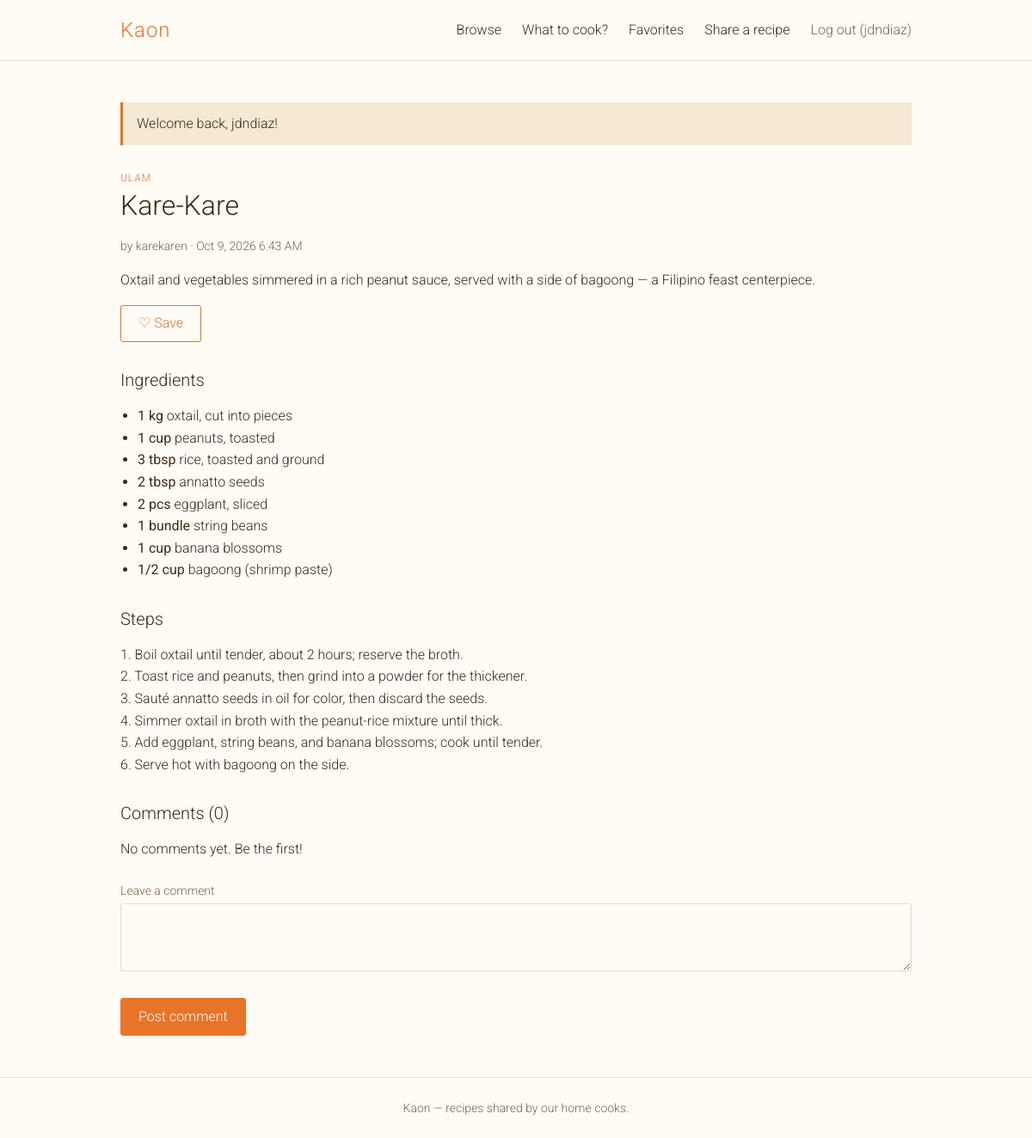
The app's page /recipe.php?id=22 (signed in) with its own data.
### tables this page shows
CREATE TABLE `recipes` (
  `id` int(10) UNSIGNED NOT NULL,
  `user_id` int(10) UNSIGNED NOT NULL,
  `category_id` int(10) UNSIGNED NOT NULL,
  `title` varchar(150) NOT NULL,
  `description` varchar(500) NOT NULL,
  `steps` text NOT NULL,
  `created_at` timestamp NOT NULL DEFAULT current_timestamp(),
  `updated_at` timestamp NULL DEFAULT NULL
);

CREATE TABLE `categories` (
  `id` int(10) UNSIGNED NOT NULL,
  `name` varchar(50) NOT NULL
);

CREATE TABLE `users` (
  `id` int(10) UNSIGNED NOT NULL,
  `username` varchar(50) NOT NULL,
  `email` varchar(100) NOT NULL,
  `password_hash` varchar(255) NOT NULL,
  `created_at` timestamp NOT NULL DEFAULT current_timestamp()
);

CREATE TABLE `ingredients` (
  `id` int(10) UNSIGNED NOT NULL,
  `recipe_id` int(10) UNSIGNED NOT NULL,
  `amount` varchar(10) NOT NULL DEFAULT '',
  `unit` varchar(10) NOT NULL DEFAULT '',
  `name` varchar(100) NOT NULL
);

### includes/init.php (called while the page is built, shortened)
<?php
require_once __DIR__ . '/db.php';
require_once __DIR__ . '/helpers.php';
require_once __DIR__ . '/layout.php';
spl_autoload_register(function (string $class): void {
    $file = __DIR__ . '/../src/' . $class . '.php';
});

### includes/db.php (called while the page is built, shortened)
<?php
function db(): PDO
{
    static $pdo = null;
    if ($pdo === null) {
        $pdo = new PDO(
            'mysql:host=' . DB_HOST . ';dbname=' . DB_NAME . ';charset=utf8mb4',
            DB_USER,
            DB_PASS,
            [
                PDO::ATTR_ERRMODE            => PDO::ERRMODE_EXCEPTION,
                PDO::ATTR_DEFAULT_FETCH_MODE => PDO::FETCH_ASSOC,
                PDO::ATTR_EMULATE_PREPARES   => false,
                PDO::MYSQL_ATTR_FOUND_ROWS   => true,
                PDO::MYSQL_ATTR_INIT_COMMAND => "SET time_zone = '+08:00'",
            ]
        );
    }
    return $pdo;
}

### src/Auth.php (called while the page is built, shortened)
<?php
final class Auth
{
    public static function check(): bool
    {
        return isset($_SESSION['user_id']);
    }
    public static function require(): int
    {
        return (int) $_SESSION['user_id'];
    }
}

### src/Recipe.php (called while the page is built, shortened)
<?php
final class Recipe
{
    public function find(int $id, int $viewerId = 0): ?array
    {
        $stmt = $this->db->prepare('
            SELECT r.id, r.user_id, r.category_id, r.title, r.description, r.steps,
                   r.created_at, r.updated_at, u.username, c.name AS category,
                   EXISTS (SELECT 1 FROM favorites f WHERE f.recipe_id = r.id AND f.user_id = :viewer) AS is_fav
            FROM recipes r
            JOIN users u      ON u.id = r.user_id
            JOIN categories c ON c.id = r.category_id
            WHERE r.id = :id');
        $stmt->execute(['viewer' => $viewerId, 'id' => $id]);
        return $stmt->fetch() ?: null;
    }
    public function ingredients(int $recipeId): array
    {
        $stmt = $this->db->prepare('SELECT amount, unit, name FROM ingredients WHERE recipe_id = :id ORDER BY id');
        $stmt->execute(['id' => $recipeId]);
        return $stmt->fetchAll();
    }
}

### includes/helpers.php (called while the page is built, shortened)
<?php
function e(?string $value): string
{
    return htmlspecialchars((string) $value, ENT_QUOTES | ENT_SUBSTITUTE, 'UTF-8');
}
function format_date(string $timestamp): string
{
    return date('M j, Y g:i A', strtotime($timestamp));
}
function format_amount(string $amount, string $unit): string
{
    $value   = Validator::quantityValue($amount);
    return $amount . ' ' . $unit;
}

### src/Validator.php (called while the page is built, shortened)
<?php
final class Validator
{
    public static function quantityValue(string $amount): ?float
    {
        if (preg_match('/^\d+(\.\d{1,2})?$/', $amount)) {
            $value = (float) $amount;
        } elseif (preg_match('/^(?:(\d+) )?(\d+)\/(\d+)$/', $amount, $m) && (int) $m[3] > 0) {
            $value = (int) $m[1] + (int) $m[2] / (int) $m[3];
        } else {
            return null;
        }
        return $value > 0 ? $value : null;
    }
}

### src/Comment.php (called while the page is built, shortened)
<?php
final class Comment
{
    public function forRecipe(int $recipeId): array
    {
        $stmt = $this->db->prepare('
            SELECT c.id, c.user_id, c.body, c.created_at, c.updated_at, u.username
            FROM comments c
            JOIN users u ON u.id = c.user_id
            WHERE c.recipe_id = :recipe
            ORDER BY c.created_at ASC, c.id ASC');
        $stmt->execute(['recipe' => $recipeId]);
        return $stmt->fetchAll();
    }
}

### recipe.php (the view, shortened to what this page needs)
<?php
require __DIR__ . '/includes/init.php';
$userId   = Auth::require();
$recipes  = new Recipe(db());
$comments = new Comment(db());
$id = (int) ($_GET['id'] ?? 0);
$r  = $recipes->find($id, $userId);
$recipeUrl = 'recipe.php?id=' . $id;
$body       = '';
$ingredients = $recipes->ingredients($id);
$commentList = $comments->forRecipe($id);
?>
<article class="recipe" id="recipe-<?= $id ?>">
    <span class="badge"><?= e($r['category']) ?></span>
    <h1><?= e($r['title']) ?></h1>
    <p class="meta">
        by <?= e($r['username']) ?> &middot; <?= e(format_date($r['created_at'])) ?>
    </p>
    <p><?= e($r['description']) ?></p>
    <div class="actions">
    </div>
    <h2 class="section-title">Ingredients</h2>
    <ul>
        <?php foreach ($ingredients as $row): ?>
            <li>
                <?php if ($row['amount'] !== ''): ?><strong class="amount"><?= e(format_amount($row['amount'], $row['unit'])) ?></strong><?php endif; ?>
                <?= e($row['name']) ?>
            </li>
        <?php endforeach; ?>
    </ul>
    <h2 class="section-title">Steps</h2>
    <p><?= nl2br(e($r['steps'])) ?></p>
</article>
<section id="comments">
    <h2 class="section-title">Comments (<?= count($commentList) ?>)</h2>
    <?php if (!$commentList): ?>
        <p>No comments yet. Be the first!</p>
    <?php endif; ?>
    <form method="post" action="<?= e($recipeUrl) ?>" class="comment-form">
        <label for="body">Leave a comment</label>
        <textarea id="body" name="body" rows="3" required minlength="2" maxlength="1000"><?= e($body) ?></textarea>
        <button type="submit" class="btn">Post comment</button>
    </form>
</section>

### assets/css/style.css (style rules this page uses)
:root { --cream: #fffbf5; --cream-dark: #f5e9d3; --orange: #e8742a; --orange-dark: #c95e18; --ink: #3a2a1c; --ink-soft: #7a6652; --line: #ecdcc0; }
* { box-sizing: border-box; }
html, body, button, input, select, textarea { font-family: 'Roboto', sans-serif; font-weight: 300; }
body { margin: 0; background: var(--cream); color: var(--ink); font-size: 16px; line-height: 1.6; min-height: 100vh; display: flex; flex-direction: column; }
h1, h2, h3 { font-weight: 300; line-height: 1.25; margin: 0 0 1rem; }
h1 { font-size: 2rem; }
p { margin: 0 0 1rem; }
label { display: block; margin: 1rem 0 0.25rem; font-size: 0.875rem; color: var(--ink-soft); }
input[type=text], input[type=email], input[type=password], input[type=search], input[type=number], select, textarea { width: 100%; padding: 0.6rem 0.75rem; background: var(--cream); border: 1px solid var(--line); border-radius: 3px; color: var(--ink); font-size: 1rem; }
.btn { display: inline-block; margin: 0; padding: 0.6rem 1.25rem; line-height: 1.4; text-align: center; background: var(--orange); border: 1px solid var(--orange); border-radius: 3px; color: #fff; font-size: 1rem; cursor: pointer; }
.form-card .btn, .comment-form .btn { margin-top: 1.5rem; }
.badge { font-size: 0.75rem; letter-spacing: 0.08em; text-transform: uppercase; color: var(--orange); }
.meta, .edited { font-size: 0.875rem; color: var(--ink-soft); }
textarea { resize: vertical; }
.section-title { font-size: 1.25rem; margin-top: 2rem; }
.actions { display: flex; flex-wrap: wrap; align-items: center; gap: 0.5rem; margin: 1rem 0; }
.amount { font-weight: 400; }
.recipe ul { padding-left: 1.25rem; margin: 0; }
.comment-form { margin-top: 1.5rem; }

### records on screen
recipes: category.name "ULAM", title "Kare-Kare", user.username "karekaren", created_at "Oct 9, 2026 6:43 AM", description "Oxtail and vegetables simmered in a rich peanut sauce, served with a side of bagoong — a Filipino feast centerpiece.", steps "1. Boil oxtail until tender, about 2 hours; reserve the broth. 2. Toast rice and peanuts, then grind into a powder for the thickener. 3. Sauté annatto seeds in oil for color, then discard the seeds. 4. Simmer oxtail in broth with the peanut-rice mixture until thick. 5. Add eggplant, string beans, and banana blossoms; cook until tender. 6. Serve hot with bagoong on the side."
ingredients: format_amount($row['amount'], $row['unit']) "1 kg", name "oxtail, cut into pieces"
ingredients: format_amount($row['amount'], $row['unit']) "1 cup", name "peanuts, toasted"
ingredients: format_amount($row['amount'], $row['unit']) "3 tbsp", name "rice, toasted and ground"
ingredients: format_amount($row['amount'], $row['unit']) "2 tbsp", name "annatto seeds"
ingredients: format_amount($row['amount'], $row['unit']) "2 pcs", name "eggplant, sliced"
ingredients: format_amount($row['amount'], $row['unit']) "1 bundle", name "string beans"
ingredients: format_amount($row['amount'], $row['unit']) "1 cup", name "banana blossoms"
ingredients: format_amount($row['amount'], $row['unit']) "1/2 cup", name "bagoong (shrimp paste)"

### other values on screen
Auth::username() "jdndiaz"
$f['message'] "Welcome back, jdndiaz!"
count($commentList) "0"
